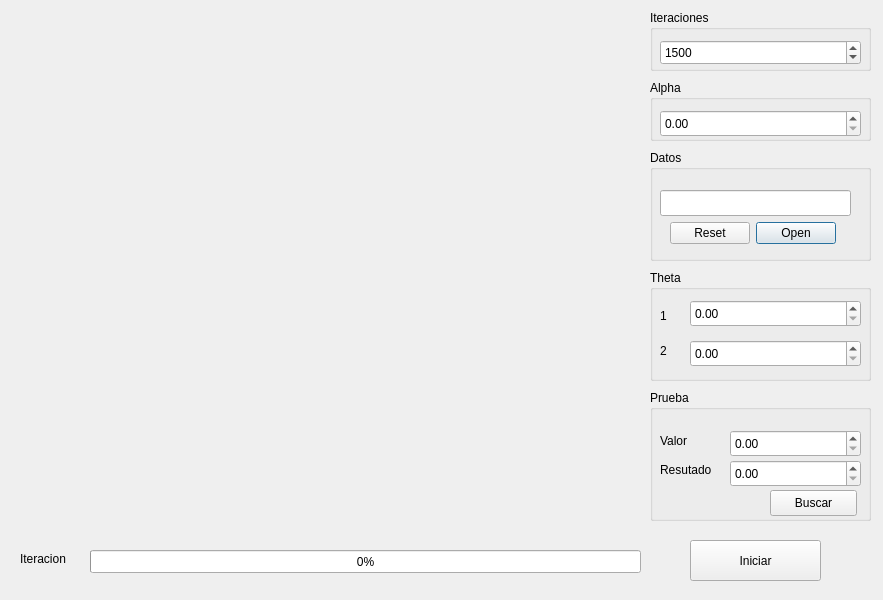
<?xml version="1.0" encoding="UTF-8"?>
<ui version="4.0">
 <class>Main</class>
 <widget class="QWidget" name="Main">
  <property name="enabled">
   <bool>true</bool>
  </property>
  <property name="geometry">
   <rect>
    <x>0</x>
    <y>0</y>
    <width>883</width>
    <height>600</height>
   </rect>
  </property>
  <property name="minimumSize">
   <size>
    <width>883</width>
    <height>600</height>
   </size>
  </property>
  <property name="maximumSize">
   <size>
    <width>883</width>
    <height>600</height>
   </size>
  </property>
  <property name="windowTitle">
   <string>Main</string>
  </property>
  <widget class="PlotWidget" name="graph_data" native="true">
   <property name="geometry">
    <rect>
     <x>10</x>
     <y>10</y>
     <width>311</width>
     <height>251</height>
    </rect>
   </property>
  </widget>
  <widget class="GLViewWidget" name="graph_3d" native="true">
   <property name="geometry">
    <rect>
     <x>10</x>
     <y>270</y>
     <width>311</width>
     <height>251</height>
    </rect>
   </property>
  </widget>
  <widget class="PlotWidget" name="graph_cost" native="true">
   <property name="geometry">
    <rect>
     <x>330</x>
     <y>10</y>
     <width>311</width>
     <height>251</height>
    </rect>
   </property>
  </widget>
  <widget class="QWidget" name="graph_25d" native="true">
   <property name="geometry">
    <rect>
     <x>330</x>
     <y>270</y>
     <width>311</width>
     <height>251</height>
    </rect>
   </property>
  </widget>
  <widget class="QGroupBox" name="groupBox">
   <property name="geometry">
    <rect>
     <x>650</x>
     <y>10</y>
     <width>221</width>
     <height>61</height>
    </rect>
   </property>
   <property name="title">
    <string>Iteraciones</string>
   </property>
   <widget class="QSpinBox" name="itr_input">
    <property name="geometry">
     <rect>
      <x>10</x>
      <y>30</y>
      <width>201</width>
      <height>25</height>
     </rect>
    </property>
    <property name="maximum">
     <number>5000</number>
    </property>
    <property name="value">
     <number>1500</number>
    </property>
   </widget>
  </widget>
  <widget class="QGroupBox" name="groupBox_2">
   <property name="geometry">
    <rect>
     <x>650</x>
     <y>80</y>
     <width>221</width>
     <height>61</height>
    </rect>
   </property>
   <property name="title">
    <string>Alpha</string>
   </property>
   <widget class="QDoubleSpinBox" name="alpha_input">
    <property name="geometry">
     <rect>
      <x>10</x>
      <y>30</y>
      <width>201</width>
      <height>27</height>
     </rect>
    </property>
   </widget>
  </widget>
  <widget class="QProgressBar" name="itr_progress">
   <property name="geometry">
    <rect>
     <x>90</x>
     <y>550</y>
     <width>551</width>
     <height>23</height>
    </rect>
   </property>
   <property name="value">
    <number>0</number>
   </property>
  </widget>
  <widget class="QLabel" name="itr_label">
   <property name="geometry">
    <rect>
     <x>20</x>
     <y>550</y>
     <width>66</width>
     <height>18</height>
    </rect>
   </property>
   <property name="text">
    <string>Iteracion</string>
   </property>
  </widget>
  <widget class="QGroupBox" name="groupBox_4">
   <property name="geometry">
    <rect>
     <x>650</x>
     <y>150</y>
     <width>221</width>
     <height>111</height>
    </rect>
   </property>
   <property name="title">
    <string>Datos</string>
   </property>
   <widget class="QDialogButtonBox" name="file_btn">
    <property name="geometry">
     <rect>
      <x>20</x>
      <y>70</y>
      <width>166</width>
      <height>26</height>
     </rect>
    </property>
    <property name="standardButtons">
     <set>QDialogButtonBox::Open|QDialogButtonBox::Reset</set>
    </property>
   </widget>
   <widget class="QLineEdit" name="file_path">
    <property name="geometry">
     <rect>
      <x>10</x>
      <y>40</y>
      <width>191</width>
      <height>26</height>
     </rect>
    </property>
   </widget>
  </widget>
  <widget class="QGroupBox" name="groupBox_5">
   <property name="geometry">
    <rect>
     <x>650</x>
     <y>390</y>
     <width>221</width>
     <height>131</height>
    </rect>
   </property>
   <property name="title">
    <string>Prueba</string>
   </property>
   <widget class="QLabel" name="label_3">
    <property name="geometry">
     <rect>
      <x>10</x>
      <y>41</y>
      <width>41</width>
      <height>20</height>
     </rect>
    </property>
    <property name="text">
     <string>Valor</string>
    </property>
   </widget>
   <widget class="QDoubleSpinBox" name="test_input">
    <property name="geometry">
     <rect>
      <x>80</x>
      <y>40</y>
      <width>131</width>
      <height>27</height>
     </rect>
    </property>
   </widget>
   <widget class="QDoubleSpinBox" name="result_output">
    <property name="geometry">
     <rect>
      <x>80</x>
      <y>70</y>
      <width>131</width>
      <height>27</height>
     </rect>
    </property>
   </widget>
   <widget class="QLabel" name="label_4">
    <property name="geometry">
     <rect>
      <x>10</x>
      <y>70</y>
      <width>71</width>
      <height>20</height>
     </rect>
    </property>
    <property name="text">
     <string>Resutado</string>
    </property>
   </widget>
   <widget class="QPushButton" name="search_btn">
    <property name="geometry">
     <rect>
      <x>120</x>
      <y>100</y>
      <width>87</width>
      <height>26</height>
     </rect>
    </property>
    <property name="text">
     <string>Buscar</string>
    </property>
   </widget>
  </widget>
  <widget class="QGroupBox" name="groupBox_3">
   <property name="geometry">
    <rect>
     <x>650</x>
     <y>270</y>
     <width>221</width>
     <height>111</height>
    </rect>
   </property>
   <property name="title">
    <string>Theta</string>
   </property>
   <widget class="QDoubleSpinBox" name="theta1_input">
    <property name="geometry">
     <rect>
      <x>40</x>
      <y>30</y>
      <width>171</width>
      <height>27</height>
     </rect>
    </property>
   </widget>
   <widget class="QDoubleSpinBox" name="theta2_input">
    <property name="geometry">
     <rect>
      <x>40</x>
      <y>70</y>
      <width>171</width>
      <height>27</height>
     </rect>
    </property>
   </widget>
   <widget class="QLabel" name="label">
    <property name="geometry">
     <rect>
      <x>10</x>
      <y>35</y>
      <width>21</width>
      <height>21</height>
     </rect>
    </property>
    <property name="text">
     <string>1</string>
    </property>
   </widget>
   <widget class="QLabel" name="label_2">
    <property name="geometry">
     <rect>
      <x>10</x>
      <y>70</y>
      <width>21</width>
      <height>21</height>
     </rect>
    </property>
    <property name="text">
     <string>2</string>
    </property>
   </widget>
  </widget>
  <widget class="QPushButton" name="btn_start">
   <property name="geometry">
    <rect>
     <x>690</x>
     <y>540</y>
     <width>131</width>
     <height>41</height>
    </rect>
   </property>
   <property name="text">
    <string>Iniciar</string>
   </property>
  </widget>
 </widget>
 <customwidgets>
  <customwidget>
   <class>PlotWidget</class>
   <extends>QWidget</extends>
   <header location="global">pyqtgraph</header>
   <container>1</container>
  </customwidget>
  <customwidget>
   <class>GLViewWidget</class>
   <extends>QWidget</extends>
   <header location="global">pyqtgraph.opengl</header>
   <container>1</container>
  </customwidget>
 </customwidgets>
 <resources/>
 <connections/>
</ui>
